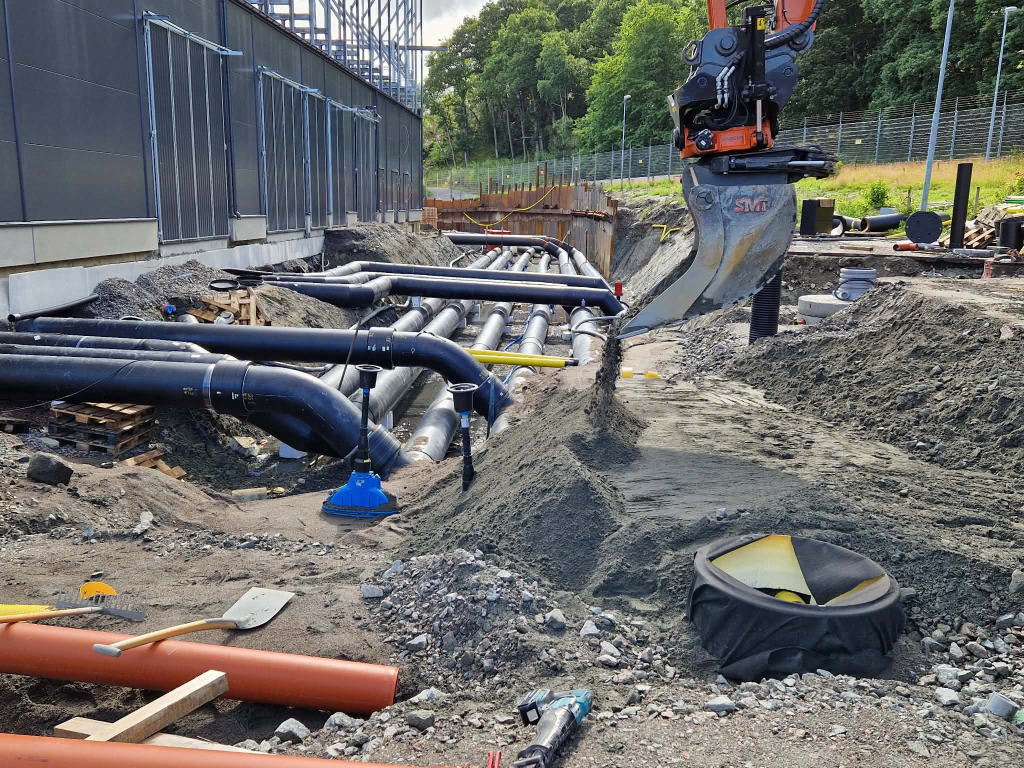
#> input picture assets-src/hero-rorlaggning.jpg, 2048 x 1536 px (shown at 1/2 size)
$ python render_images.py
#> lines starting #> are read from the running program, lines starting #| are printed output that depends on the picture
#> in render_og, raw is the input picture: PIL image 2048x1536 RGB; mean R, G, B 106.9, 106.9, 105.6
"""Render the responsive WebP set for every image slot from assets-src/*.jpg.

Usage:  python scripts/render_images.py
Needs Pillow >= 10 with AVIF support (pip install "pillow>=10.0"; add
pillow-avif-plugin only if the AVIF save fails).

Each slot = one source photo, one aspect ratio, a focal point (fractions of the
source, used to place the crop) and the rendition widths the templates request in
srcset. Output: static/assets/images/<slot>-<width>.avif and .webp (the templates
use <picture>: AVIF first, WebP fallback). Re-run after replacing a source photo;
nothing else needs to change. EXIF is dropped on output.
"""

from __future__ import annotations

import pathlib
import sys

try:
    from PIL import Image, ImageOps, features
except ImportError:  # pragma: no cover
    sys.exit("Pillow saknas: pip install pillow")

ROOT = pathlib.Path(__file__).resolve().parent.parent
SRC = ROOT / "assets-src"
OUT = ROOT / "static" / "assets" / "images"
QUALITY_WEBP = 70
QUALITY_AVIF = 56  # AVIF is served first via <picture>; WebP is the fallback

# name: (source file, (ratio_w, ratio_h), (focal_x, focal_y), widths)
SLOTS: dict[str, tuple[str, tuple[int, int], tuple[float, float], tuple[int, ...]]] = {
    "hero-rorlaggning": (
        "hero-rorlaggning.jpg",
        (3, 2),
        (0.5, 0.50),
        (768, 1280, 1920),
    ),
    "galleri-isolering": (
        "galleri-isolering.jpg",
        (1, 1),
        (0.5, 0.52),
        (768, 1024, 1536),
    ),
    "galleri-maskinstyrning": (
        "galleri-maskinstyrning.jpg",
        (1, 1),
        (0.5, 0.47),
        (480, 768, 1024),
    ),
    "galleri-kabelror": (
        "galleri-kabelror.jpg",
        (1, 1),
        (0.5, 0.625),
        (480, 768, 1024),
    ),
    "galleri-avloppsror": (
        "galleri-avloppsror.jpg",
        (2, 1),
        (0.5, 0.53),
        (768, 1152, 1536),
    ),
    "om-hytten": ("om-hytten.jpg", (4, 5), (0.5, 0.50), (480, 768, 960)),
}


def crop_to_ratio(
    im: Image.Image, ratio: tuple[int, int], focal: tuple[float, float]
) -> Image.Image:
#> called with ratio = (1200, 630), focal = (0.5, 0.5)
    rw, rh = ratio
    w, h = im.size
#> w = 2048; h = 1536
    target = rw / rh
    if w / h > target:  # too wide → trim width
        cw, ch = round(h * target), h
    else:  # too tall → trim height
        cw, ch = w, round(w / target)
#> cw = 2048; ch = 1075
    fx, fy = focal
    x0 = min(max(round(w * fx - cw / 2), 0), w - cw)
#> x0 = 0
    y0 = min(max(round(h * fy - ch / 2), 0), h - ch)
#> y0 = 230
    return im.crop((x0, y0, x0 + cw, y0 + ch))
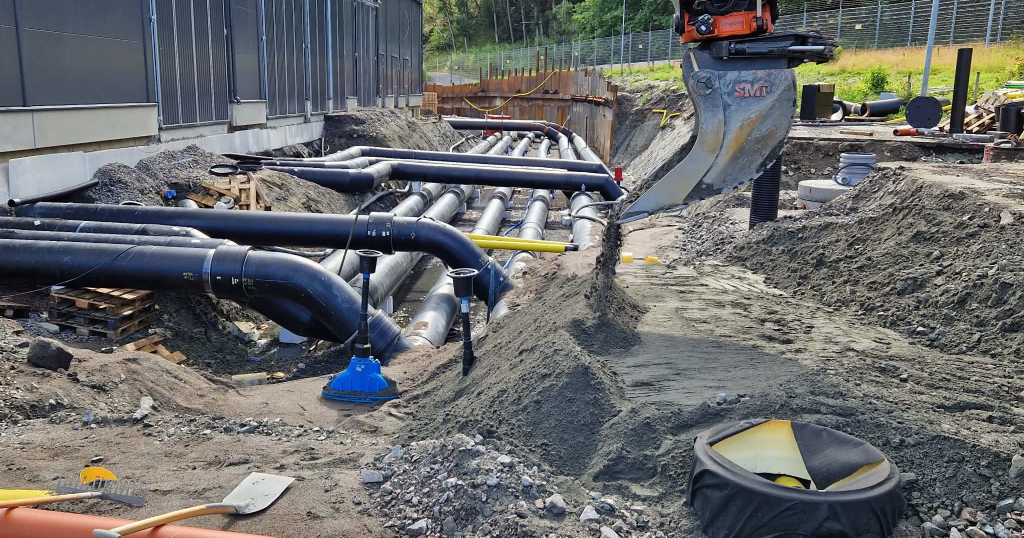
#> returned value: PIL image 2048x1075 RGB (shown at 1/2 size); mean R, G, B 106.6, 107.8, 107.9


OG = ("hero-rorlaggning.jpg", (1200, 630), (0.5, 0.50))  # link-preview image, JPEG


def render_og(src_dir: pathlib.Path, brand_dir: pathlib.Path) -> pathlib.Path | None:
    """1200x630 JPEG for og:image (LinkedIn/Slack previews want JPEG or PNG)."""
    file, (w, h), focal = OG
    path = src_dir / file
    if not path.is_file():
        print(f"  saknas: {path}")
        return None
    brand_dir.mkdir(parents=True, exist_ok=True)
    with Image.open(path) as raw:
        im = ImageOps.exif_transpose(raw).convert("RGB")
        im = crop_to_ratio(im, (w, h), focal).resize((w, h), Image.LANCZOS)
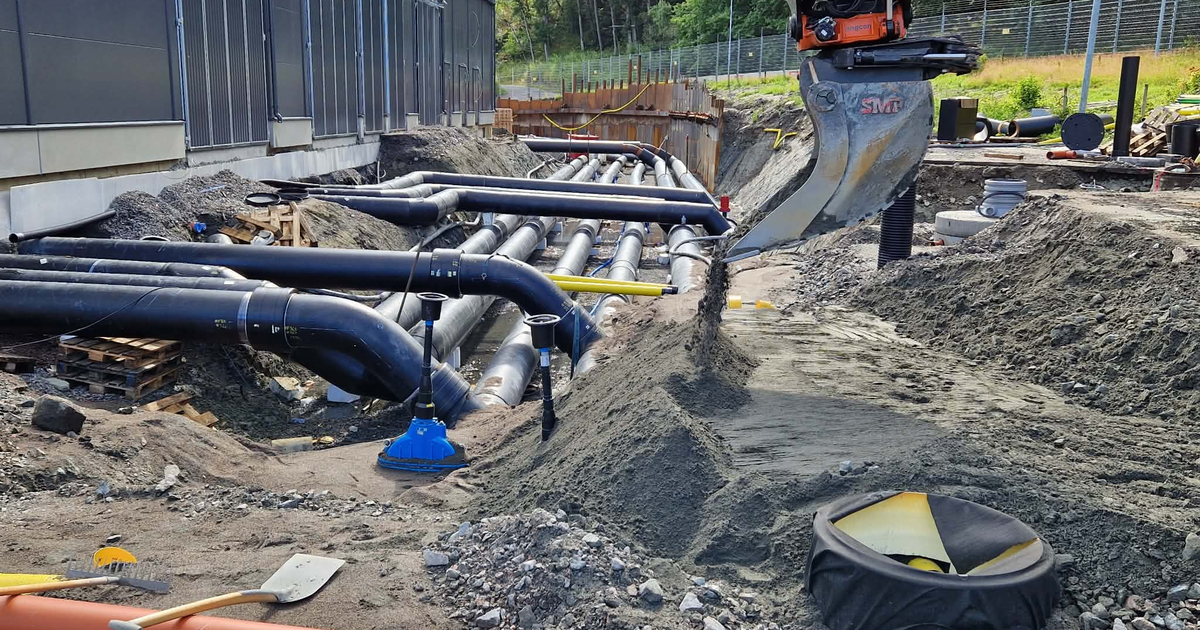
#> im: PIL image 1200x630 RGB; mean R, G, B 106.6, 107.8, 107.9
        out = brand_dir / "og-image.jpg"
        im.save(out, "JPEG", quality=82, optimize=True, progressive=True)
    print(f"  {out.relative_to(ROOT) if out.is_relative_to(ROOT) else out}  {w}x{h}")
    return out


def main(
    src_dir: pathlib.Path = SRC,
    out_dir: pathlib.Path = OUT,
    brand_dir: pathlib.Path = ROOT / "static" / "assets" / "brand",
) -> int:
    out_dir.mkdir(parents=True, exist_ok=True)
    render_og(src_dir, brand_dir)
    avif_ok = features.check("avif")
    if not avif_ok:
        print(
            "  AVIF saknas i denna Pillow - bara WebP renderas "
            "(pip install pillow-avif-plugin)"
        )
    for name, (src, ratio, focal, widths) in SLOTS.items():
        path = src_dir / src
        if not path.is_file():
            print(f"  saknas: {path}")
            continue
        with Image.open(path) as raw:
            im = ImageOps.exif_transpose(raw).convert("RGB")
            im = crop_to_ratio(im, ratio, focal)
#> call 2 of crop_to_ratio, with ratio = (3, 2), focal = (0.5, 0.5)
#> in crop_to_ratio (call 2), `return im.crop((x0, y0, x0 + cw, y0 + ch))`:
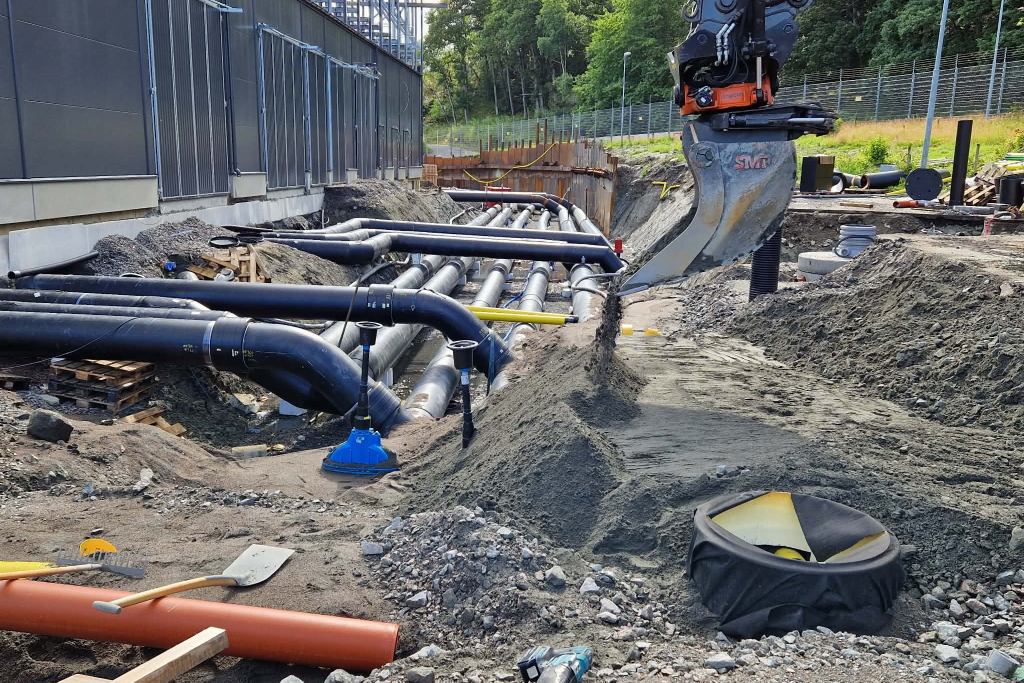
#> returned value: PIL image 2048x1365 RGB (shown at 1/2 size); mean R, G, B 104, 104.7, 104.4
            for w in widths:
                if w > im.width:
                    print(
                        f"  {name}-{w}: källan är bara {im.width}px bred "
                        "- renderar ändå (uppskalning)"
                    )
                target = (w, round(w * im.height / im.width))
                small = im.resize(target, Image.LANCZOS)
                out_webp = out_dir / f"{name}-{w}.webp"
                small.save(out_webp, "WEBP", quality=QUALITY_WEBP, method=6)
                kb = out_webp.stat().st_size // 1024
                line = f"  {name}-{w}  {target[0]}x{target[1]}  webp {kb} KB"
                if avif_ok:
                    out_avif = out_dir / f"{name}-{w}.avif"
                    small.save(out_avif, "AVIF", quality=QUALITY_AVIF, speed=4)
                    line += f"  avif {out_avif.stat().st_size // 1024} KB"
                print(line)
#> this loop made 1 pass
#> pass 1, in main, `small = im.resize(target, Image.LANCZOS)`:
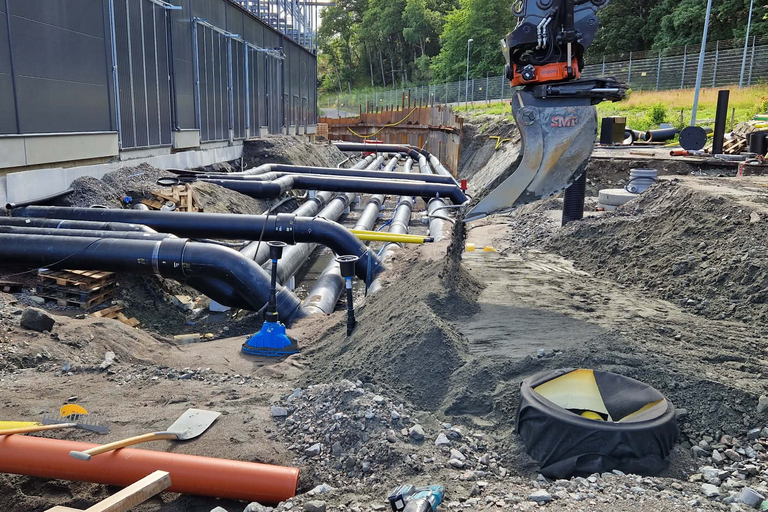
#> small: PIL image 768x512 RGB; mean R, G, B 104, 104.7, 104.4
    return 0


if __name__ == "__main__":
#> (the run stopped early here; a loop or call above may not have finished)
